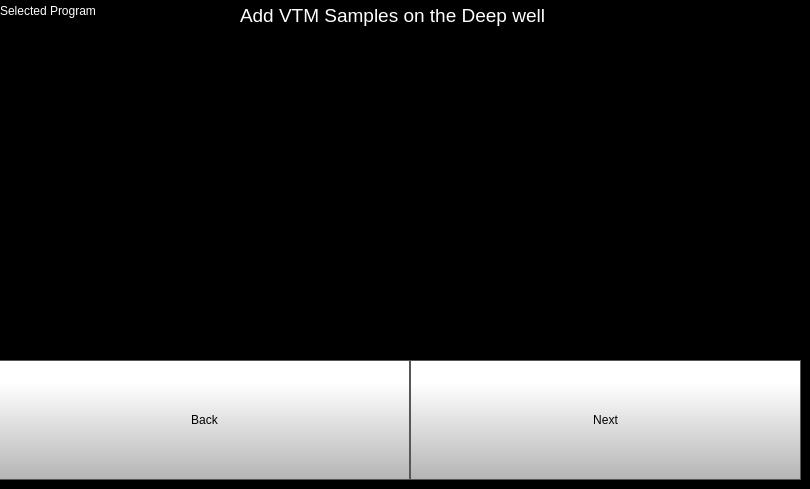
    <widget class="QWidget" name="addVTMSamples">
     <property name="styleSheet">
      <string notr="true">QWidget
{
color : rgb(255, 255, 255);
background-color:rgb(0, 0, 0)
}</string>
     </property>
     <widget class="QLabel" name="vtmLabel">
      <property name="geometry">
       <rect>
        <x>240</x>
        <y>0</y>
        <width>361</width>
        <height>31</height>
       </rect>
      </property>
      <property name="font">
       <font>
        <pointsize>14</pointsize>
       </font>
      </property>
      <property name="styleSheet">
       <string notr="true">QLabel{
color : white;
}</string>
      </property>
      <property name="text">
       <string>Add VTM Samples on the Deep well</string>
      </property>
     </widget>
     <widget class="QPushButton" name="vtmBackButton">
      <property name="geometry">
       <rect>
        <x>-1</x>
        <y>360</y>
        <width>411</width>
        <height>120</height>
       </rect>
      </property>
      <property name="styleSheet">
       <string notr="true">QPushButton {
     border: 1px solid rgb(87, 87, 87);
	background-color: qlineargradient(spread:pad, x1:0, y1:1, x2:0, y2:0.188, stop:0 rgba(180, 180, 180, 255), stop:1 rgba(255, 255, 255, 255));
   color : black;
   
	font: 14pt &quot;MS Shell Dlg 2&quot;;
}

QPushButton:pressed {
    background-color: qlineargradient(x1: 0, y1: 0, x2: 0, y2: 1,
                                      stop: 0 #dadbde, stop: 1 #f6f7fa);
}

QPushButton:flat {
    border: none; /* no border for a flat push button */
}

QPushButton:default {
    border-color: navy; /* make the default button prominent */
}

QPushButton:focus {
	outline: none;
}</string>
      </property>
      <property name="text">
       <string>Back</string>
      </property>
     </widget>
     <widget class="QPushButton" name="vtmNextButton">
      <property name="geometry">
       <rect>
        <x>410</x>
        <y>360</y>
        <width>391</width>
        <height>120</height>
       </rect>
      </property>
      <property name="styleSheet">
       <string notr="true">QPushButton {
     border: 1px solid rgb(87, 87, 87);
	background-color: qlineargradient(spread:pad, x1:0, y1:1, x2:0, y2:0.188, stop:0 rgba(180, 180, 180, 255), stop:1 rgba(255, 255, 255, 255));
   color : black;
   
	font: 14pt &quot;MS Shell Dlg 2&quot;;
}

QPushButton:pressed {
    background-color: qlineargradient(x1: 0, y1: 0, x2: 0, y2: 1,
                                      stop: 0 #dadbde, stop: 1 #f6f7fa);
}

QPushButton:flat {
    border: none; /* no border for a flat push button */
}

QPushButton:default {
    border-color: navy; /* make the default button prominent */
}

QPushButton:focus {
	outline: none;
}</string>
      </property>
      <property name="text">
       <string>Next</string>
      </property>
     </widget>
     <widget class="QLabel" name="vtmSelectedProgramLabel">
      <property name="geometry">
       <rect>
        <x>0</x>
        <y>0</y>
        <width>171</width>
        <height>21</height>
       </rect>
      </property>
      <property name="styleSheet">
       <string notr="true">QLabel{
color : white;
}</string>
      </property>
      <property name="text">
       <string>Selected Program</string>
      </property>
     </widget>
     <widget class="QLabel" name="vtmImage">
      <property name="geometry">
       <rect>
        <x>180</x>
        <y>60</y>
        <width>460</width>
        <height>280</height>
       </rect>
      </property>
      <property name="text">
       <string/>
      </property>
      <property name="textFormat">
       <enum>Qt::PlainText</enum>
      </property>
      <property name="pixmap">
       <pixmap>Resources/vtm.png</pixmap>
      </property>
     </widget>
    </widget>
